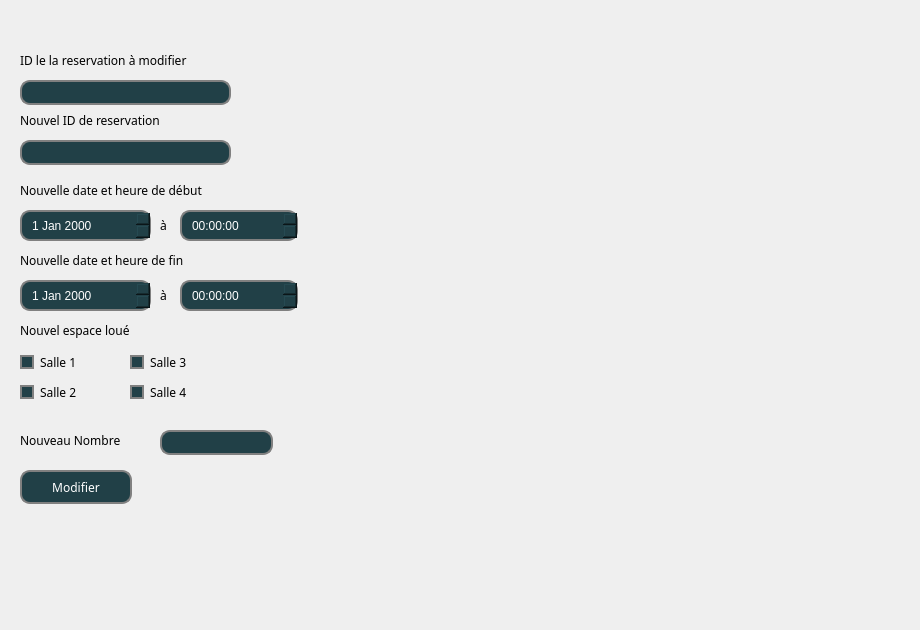
    <widget class="QWidget" name="tab_2">
     <attribute name="title">
      <string>Modification</string>
     </attribute>
     <widget class="QCheckBox" name="nS1">
      <property name="geometry">
       <rect>
        <x>20</x>
        <y>350</y>
        <width>102</width>
        <height>24</height>
       </rect>
      </property>
      <property name="palette">
       <palette>
        <active>
         <colorrole role="WindowText">
          <brush brushstyle="SolidPattern">
           <color alpha="255">
            <red>0</red>
            <green>0</green>
            <blue>0</blue>
           </color>
          </brush>
         </colorrole>
        </active>
        <inactive>
         <colorrole role="WindowText">
          <brush brushstyle="SolidPattern">
           <color alpha="255">
            <red>0</red>
            <green>0</green>
            <blue>0</blue>
           </color>
          </brush>
         </colorrole>
        </inactive>
        <disabled>
         <colorrole role="WindowText">
          <brush brushstyle="SolidPattern">
           <color alpha="255">
            <red>120</red>
            <green>120</green>
            <blue>120</blue>
           </color>
          </brush>
         </colorrole>
        </disabled>
       </palette>
      </property>
      <property name="font">
       <font>
        <family>Neue Haas Grotesk Text Pro Ligh</family>
       </font>
      </property>
      <property name="cursor">
       <cursorShape>PointingHandCursor</cursorShape>
      </property>
      <property name="styleSheet">
       <string notr="true">
QCheckBox::indicator
{
border: 2px solid gray;
     border-radius: 10px;
     padding: 0 8px;
     background: rgb(33, 64, 71);
     selection-background-color: darkgray;

}
QCheckBox::indicator:checked
{
background-color :rgb(67, 148, 164);
}</string>
      </property>
      <property name="text">
       <string>Salle 1</string>
      </property>
     </widget>
     <widget class="QLabel" name="label_10">
      <property name="geometry">
       <rect>
        <x>20</x>
        <y>320</y>
        <width>151</width>
        <height>20</height>
       </rect>
      </property>
      <property name="palette">
       <palette>
        <active>
         <colorrole role="WindowText">
          <brush brushstyle="SolidPattern">
           <color alpha="255">
            <red>0</red>
            <green>0</green>
            <blue>0</blue>
           </color>
          </brush>
         </colorrole>
        </active>
        <inactive>
         <colorrole role="WindowText">
          <brush brushstyle="SolidPattern">
           <color alpha="255">
            <red>0</red>
            <green>0</green>
            <blue>0</blue>
           </color>
          </brush>
         </colorrole>
        </inactive>
        <disabled>
         <colorrole role="WindowText">
          <brush brushstyle="SolidPattern">
           <color alpha="255">
            <red>120</red>
            <green>120</green>
            <blue>120</blue>
           </color>
          </brush>
         </colorrole>
        </disabled>
       </palette>
      </property>
      <property name="font">
       <font>
        <family>Neue Haas Grotesk Text Pro Ligh</family>
       </font>
      </property>
      <property name="text">
       <string>Nouvel espace loué</string>
      </property>
     </widget>
     <widget class="QLabel" name="label_11">
      <property name="geometry">
       <rect>
        <x>20</x>
        <y>180</y>
        <width>241</width>
        <height>20</height>
       </rect>
      </property>
      <property name="palette">
       <palette>
        <active>
         <colorrole role="WindowText">
          <brush brushstyle="SolidPattern">
           <color alpha="255">
            <red>0</red>
            <green>0</green>
            <blue>0</blue>
           </color>
          </brush>
         </colorrole>
        </active>
        <inactive>
         <colorrole role="WindowText">
          <brush brushstyle="SolidPattern">
           <color alpha="255">
            <red>0</red>
            <green>0</green>
            <blue>0</blue>
           </color>
          </brush>
         </colorrole>
        </inactive>
        <disabled>
         <colorrole role="WindowText">
          <brush brushstyle="SolidPattern">
           <color alpha="255">
            <red>120</red>
            <green>120</green>
            <blue>120</blue>
           </color>
          </brush>
         </colorrole>
        </disabled>
       </palette>
      </property>
      <property name="font">
       <font>
        <family>Neue Haas Grotesk Text Pro Ligh</family>
       </font>
      </property>
      <property name="text">
       <string>Nouvelle date et heure de début</string>
      </property>
     </widget>
     <widget class="QLabel" name="label_14">
      <property name="geometry">
       <rect>
        <x>20</x>
        <y>250</y>
        <width>221</width>
        <height>20</height>
       </rect>
      </property>
      <property name="palette">
       <palette>
        <active>
         <colorrole role="WindowText">
          <brush brushstyle="SolidPattern">
           <color alpha="255">
            <red>0</red>
            <green>0</green>
            <blue>0</blue>
           </color>
          </brush>
         </colorrole>
        </active>
        <inactive>
         <colorrole role="WindowText">
          <brush brushstyle="SolidPattern">
           <color alpha="255">
            <red>0</red>
            <green>0</green>
            <blue>0</blue>
           </color>
          </brush>
         </colorrole>
        </inactive>
        <disabled>
         <colorrole role="WindowText">
          <brush brushstyle="SolidPattern">
           <color alpha="255">
            <red>120</red>
            <green>120</green>
            <blue>120</blue>
           </color>
          </brush>
         </colorrole>
        </disabled>
       </palette>
      </property>
      <property name="font">
       <font>
        <family>Neue Haas Grotesk Text Pro Ligh</family>
       </font>
      </property>
      <property name="text">
       <string>Nouvelle date et heure de fin</string>
      </property>
     </widget>
     <widget class="QLineEdit" name="nnbr9">
      <property name="geometry">
       <rect>
        <x>160</x>
        <y>430</y>
        <width>113</width>
        <height>25</height>
       </rect>
      </property>
      <property name="styleSheet">
       <string notr="true">color:white;border: 2px solid gray;
     border-radius: 10px;
     padding: 0 8px;
     background: rgb(33, 64, 71);
     selection-background-color: darkgray;</string>
      </property>
     </widget>
     <widget class="QCheckBox" name="nS4">
      <property name="geometry">
       <rect>
        <x>130</x>
        <y>380</y>
        <width>102</width>
        <height>24</height>
       </rect>
      </property>
      <property name="palette">
       <palette>
        <active>
         <colorrole role="WindowText">
          <brush brushstyle="SolidPattern">
           <color alpha="255">
            <red>0</red>
            <green>0</green>
            <blue>0</blue>
           </color>
          </brush>
         </colorrole>
        </active>
        <inactive>
         <colorrole role="WindowText">
          <brush brushstyle="SolidPattern">
           <color alpha="255">
            <red>0</red>
            <green>0</green>
            <blue>0</blue>
           </color>
          </brush>
         </colorrole>
        </inactive>
        <disabled>
         <colorrole role="WindowText">
          <brush brushstyle="SolidPattern">
           <color alpha="255">
            <red>120</red>
            <green>120</green>
            <blue>120</blue>
           </color>
          </brush>
         </colorrole>
        </disabled>
       </palette>
      </property>
      <property name="font">
       <font>
        <family>Neue Haas Grotesk Text Pro Ligh</family>
       </font>
      </property>
      <property name="cursor">
       <cursorShape>PointingHandCursor</cursorShape>
      </property>
      <property name="styleSheet">
       <string notr="true">
QCheckBox::indicator
{
border: 2px solid gray;
     border-radius: 10px;
     padding: 0 8px;
     background: rgb(33, 64, 71);
     selection-background-color: darkgray;

}
QCheckBox::indicator:checked
{
background-color :rgb(67, 148, 164);
}</string>
      </property>
      <property name="text">
       <string>Salle 4 </string>
      </property>
     </widget>
     <widget class="QLabel" name="LabelNomb_2">
      <property name="geometry">
       <rect>
        <x>20</x>
        <y>430</y>
        <width>131</width>
        <height>20</height>
       </rect>
      </property>
      <property name="palette">
       <palette>
        <active>
         <colorrole role="WindowText">
          <brush brushstyle="SolidPattern">
           <color alpha="255">
            <red>0</red>
            <green>0</green>
            <blue>0</blue>
           </color>
          </brush>
         </colorrole>
        </active>
        <inactive>
         <colorrole role="WindowText">
          <brush brushstyle="SolidPattern">
           <color alpha="255">
            <red>0</red>
            <green>0</green>
            <blue>0</blue>
           </color>
          </brush>
         </colorrole>
        </inactive>
        <disabled>
         <colorrole role="WindowText">
          <brush brushstyle="SolidPattern">
           <color alpha="255">
            <red>120</red>
            <green>120</green>
            <blue>120</blue>
           </color>
          </brush>
         </colorrole>
        </disabled>
       </palette>
      </property>
      <property name="font">
       <font>
        <family>Neue Haas Grotesk Text Pro Ligh</family>
       </font>
      </property>
      <property name="text">
       <string>Nouveau Nombre</string>
      </property>
     </widget>
     <widget class="QCheckBox" name="nS3">
      <property name="geometry">
       <rect>
        <x>130</x>
        <y>350</y>
        <width>102</width>
        <height>24</height>
       </rect>
      </property>
      <property name="palette">
       <palette>
        <active>
         <colorrole role="WindowText">
          <brush brushstyle="SolidPattern">
           <color alpha="255">
            <red>0</red>
            <green>0</green>
            <blue>0</blue>
           </color>
          </brush>
         </colorrole>
        </active>
        <inactive>
         <colorrole role="WindowText">
          <brush brushstyle="SolidPattern">
           <color alpha="255">
            <red>0</red>
            <green>0</green>
            <blue>0</blue>
           </color>
          </brush>
         </colorrole>
        </inactive>
        <disabled>
         <colorrole role="WindowText">
          <brush brushstyle="SolidPattern">
           <color alpha="255">
            <red>120</red>
            <green>120</green>
            <blue>120</blue>
           </color>
          </brush>
         </colorrole>
        </disabled>
       </palette>
      </property>
      <property name="font">
       <font>
        <family>Neue Haas Grotesk Text Pro Ligh</family>
       </font>
      </property>
      <property name="cursor">
       <cursorShape>PointingHandCursor</cursorShape>
      </property>
      <property name="styleSheet">
       <string notr="true">
QCheckBox::indicator
{
border: 2px solid gray;
     border-radius: 10px;
     padding: 0 8px;
     background: rgb(33, 64, 71);
     selection-background-color: darkgray;

}
QCheckBox::indicator:checked
{
background-color :rgb(67, 148, 164);
}</string>
      </property>
      <property name="text">
       <string>Salle 3</string>
      </property>
     </widget>
     <widget class="QCheckBox" name="nS2">
      <property name="geometry">
       <rect>
        <x>20</x>
        <y>380</y>
        <width>102</width>
        <height>24</height>
       </rect>
      </property>
      <property name="palette">
       <palette>
        <active>
         <colorrole role="WindowText">
          <brush brushstyle="SolidPattern">
           <color alpha="255">
            <red>0</red>
            <green>0</green>
            <blue>0</blue>
           </color>
          </brush>
         </colorrole>
        </active>
        <inactive>
         <colorrole role="WindowText">
          <brush brushstyle="SolidPattern">
           <color alpha="255">
            <red>0</red>
            <green>0</green>
            <blue>0</blue>
           </color>
          </brush>
         </colorrole>
        </inactive>
        <disabled>
         <colorrole role="WindowText">
          <brush brushstyle="SolidPattern">
           <color alpha="255">
            <red>120</red>
            <green>120</green>
            <blue>120</blue>
           </color>
          </brush>
         </colorrole>
        </disabled>
       </palette>
      </property>
      <property name="font">
       <font>
        <family>Neue Haas Grotesk Text Pro Ligh</family>
       </font>
      </property>
      <property name="cursor">
       <cursorShape>PointingHandCursor</cursorShape>
      </property>
      <property name="styleSheet">
       <string notr="true">
QCheckBox::indicator
{
border: 2px solid gray;
     border-radius: 10px;
     padding: 0 8px;
     background: rgb(33, 64, 71);
     selection-background-color: darkgray;

}
QCheckBox::indicator:checked
{
background-color :rgb(67, 148, 164);
}</string>
      </property>
      <property name="text">
       <string>Salle 2</string>
      </property>
     </widget>
     <widget class="QPushButton" name="Modif">
      <property name="geometry">
       <rect>
        <x>20</x>
        <y>470</y>
        <width>112</width>
        <height>34</height>
       </rect>
      </property>
      <property name="cursor">
       <cursorShape>PointingHandCursor</cursorShape>
      </property>
      <property name="styleSheet">
       <string notr="true">QPushButton
{
  border: 2px solid gray;
  border-radius: 10px;
  padding: 0 8px;
  background:rgb(33, 64, 71);
  color:rgb(255, 255, 255);
  font: Neue Haas Grotesk Text Pro;
}</string>
      </property>
      <property name="text">
       <string>Modifier</string>
      </property>
     </widget>
     <widget class="QLineEdit" name="Idres2">
      <property name="geometry">
       <rect>
        <x>20</x>
        <y>80</y>
        <width>211</width>
        <height>25</height>
       </rect>
      </property>
      <property name="styleSheet">
       <string notr="true">color:white;border: 2px solid gray;
     border-radius: 10px;
     padding: 0 8px;
     background: rgb(33, 64, 71);
     selection-background-color: darkgray;</string>
      </property>
      <property name="text">
       <string/>
      </property>
     </widget>
     <widget class="QLabel" name="label_15">
      <property name="geometry">
       <rect>
        <x>20</x>
        <y>110</y>
        <width>201</width>
        <height>20</height>
       </rect>
      </property>
      <property name="palette">
       <palette>
        <active>
         <colorrole role="WindowText">
          <brush brushstyle="SolidPattern">
           <color alpha="255">
            <red>0</red>
            <green>0</green>
            <blue>0</blue>
           </color>
          </brush>
         </colorrole>
        </active>
        <inactive>
         <colorrole role="WindowText">
          <brush brushstyle="SolidPattern">
           <color alpha="255">
            <red>0</red>
            <green>0</green>
            <blue>0</blue>
           </color>
          </brush>
         </colorrole>
        </inactive>
        <disabled>
         <colorrole role="WindowText">
          <brush brushstyle="SolidPattern">
           <color alpha="255">
            <red>120</red>
            <green>120</green>
            <blue>120</blue>
           </color>
          </brush>
         </colorrole>
        </disabled>
       </palette>
      </property>
      <property name="font">
       <font>
        <family>Neue Haas Grotesk Text Pro Ligh</family>
       </font>
      </property>
      <property name="text">
       <string>Nouvel ID de reservation</string>
      </property>
     </widget>
     <widget class="QLineEdit" name="nidres9">
      <property name="geometry">
       <rect>
        <x>20</x>
        <y>140</y>
        <width>211</width>
        <height>25</height>
       </rect>
      </property>
      <property name="styleSheet">
       <string notr="true">color:white;border: 2px solid gray;
     border-radius: 10px;
     padding: 0 8px;
     background: rgb(33, 64, 71);
     selection-background-color: darkgray;</string>
      </property>
     </widget>
     <widget class="QLabel" name="label_17">
      <property name="geometry">
       <rect>
        <x>20</x>
        <y>50</y>
        <width>211</width>
        <height>20</height>
       </rect>
      </property>
      <property name="palette">
       <palette>
        <active>
         <colorrole role="WindowText">
          <brush brushstyle="SolidPattern">
           <color alpha="255">
            <red>0</red>
            <green>0</green>
            <blue>0</blue>
           </color>
          </brush>
         </colorrole>
        </active>
        <inactive>
         <colorrole role="WindowText">
          <brush brushstyle="SolidPattern">
           <color alpha="255">
            <red>0</red>
            <green>0</green>
            <blue>0</blue>
           </color>
          </brush>
         </colorrole>
        </inactive>
        <disabled>
         <colorrole role="WindowText">
          <brush brushstyle="SolidPattern">
           <color alpha="255">
            <red>120</red>
            <green>120</green>
            <blue>120</blue>
           </color>
          </brush>
         </colorrole>
        </disabled>
       </palette>
      </property>
      <property name="font">
       <font>
        <family>Neue Haas Grotesk Text Pro Ligh</family>
       </font>
      </property>
      <property name="text">
       <string>ID le la reservation à modifier</string>
      </property>
     </widget>
     <widget class="QLabel" name="label_4">
      <property name="geometry">
       <rect>
        <x>-70</x>
        <y>-50</y>
        <width>911</width>
        <height>621</height>
       </rect>
      </property>
      <property name="text">
       <string/>
      </property>
      <property name="pixmap">
       <pixmap>C:/Users/ilyes/Downloads/312712033_810953443508217_8693627082314370591_n.png</pixmap>
      </property>
     </widget>
     <widget class="QDateEdit" name="mdatedd">
      <property name="geometry">
       <rect>
        <x>20</x>
        <y>210</y>
        <width>131</width>
        <height>31</height>
       </rect>
      </property>
      <property name="styleSheet">
       <string notr="true">border: 2px solid gray;
     border-radius: 10px;
     padding: 0 8px;
     background: rgb(33, 64, 71);
     selection-background-color: darkgray;color:white;</string>
      </property>
     </widget>
     <widget class="QLabel" name="label_33">
      <property name="geometry">
       <rect>
        <x>160</x>
        <y>210</y>
        <width>20</width>
        <height>31</height>
       </rect>
      </property>
      <property name="palette">
       <palette>
        <active>
         <colorrole role="WindowText">
          <brush brushstyle="SolidPattern">
           <color alpha="255">
            <red>0</red>
            <green>0</green>
            <blue>0</blue>
           </color>
          </brush>
         </colorrole>
        </active>
        <inactive>
         <colorrole role="WindowText">
          <brush brushstyle="SolidPattern">
           <color alpha="255">
            <red>0</red>
            <green>0</green>
            <blue>0</blue>
           </color>
          </brush>
         </colorrole>
        </inactive>
        <disabled>
         <colorrole role="WindowText">
          <brush brushstyle="SolidPattern">
           <color alpha="255">
            <red>120</red>
            <green>120</green>
            <blue>120</blue>
           </color>
          </brush>
         </colorrole>
        </disabled>
       </palette>
      </property>
      <property name="font">
       <font>
        <family>Neue Haas Grotesk Text Pro Ligh</family>
       </font>
      </property>
      <property name="text">
       <string>à</string>
      </property>
     </widget>
     <widget class="QTimeEdit" name="mhd">
      <property name="geometry">
       <rect>
        <x>180</x>
        <y>210</y>
        <width>118</width>
        <height>31</height>
       </rect>
      </property>
      <property name="styleSheet">
       <string notr="true">border: 2px solid gray;
     border-radius: 10px;
     padding: 0 8px;
     background: rgb(33, 64, 71);
     selection-background-color: darkgray;color:white;</string>
      </property>
     </widget>
     <widget class="QLabel" name="label_34">
      <property name="geometry">
       <rect>
        <x>160</x>
        <y>280</y>
        <width>20</width>
        <height>31</height>
       </rect>
      </property>
      <property name="palette">
       <palette>
        <active>
         <colorrole role="WindowText">
          <brush brushstyle="SolidPattern">
           <color alpha="255">
            <red>0</red>
            <green>0</green>
            <blue>0</blue>
           </color>
          </brush>
         </colorrole>
        </active>
        <inactive>
         <colorrole role="WindowText">
          <brush brushstyle="SolidPattern">
           <color alpha="255">
            <red>0</red>
            <green>0</green>
            <blue>0</blue>
           </color>
          </brush>
         </colorrole>
        </inactive>
        <disabled>
         <colorrole role="WindowText">
          <brush brushstyle="SolidPattern">
           <color alpha="255">
            <red>120</red>
            <green>120</green>
            <blue>120</blue>
           </color>
          </brush>
         </colorrole>
        </disabled>
       </palette>
      </property>
      <property name="font">
       <font>
        <family>Neue Haas Grotesk Text Pro Ligh</family>
       </font>
      </property>
      <property name="text">
       <string>à</string>
      </property>
     </widget>
     <widget class="QTimeEdit" name="mhf">
      <property name="geometry">
       <rect>
        <x>180</x>
        <y>280</y>
        <width>118</width>
        <height>31</height>
       </rect>
      </property>
      <property name="styleSheet">
       <string notr="true">border: 2px solid gray;
     border-radius: 10px;
     padding: 0 8px;
     background: rgb(33, 64, 71);
     selection-background-color: darkgray;color:white;</string>
      </property>
     </widget>
     <widget class="QDateEdit" name="mdatef">
      <property name="geometry">
       <rect>
        <x>20</x>
        <y>280</y>
        <width>131</width>
        <height>31</height>
       </rect>
      </property>
      <property name="styleSheet">
       <string notr="true">border: 2px solid gray;
     border-radius: 10px;
     padding: 0 8px;
     background: rgb(33, 64, 71);
     selection-background-color: darkgray;color:white;</string>
      </property>
     </widget>
     <zorder>label_4</zorder>
     <zorder>nS1</zorder>
     <zorder>label_10</zorder>
     <zorder>label_11</zorder>
     <zorder>label_14</zorder>
     <zorder>nnbr9</zorder>
     <zorder>nS4</zorder>
     <zorder>LabelNomb_2</zorder>
     <zorder>nS3</zorder>
     <zorder>nS2</zorder>
     <zorder>Modif</zorder>
     <zorder>Idres2</zorder>
     <zorder>label_15</zorder>
     <zorder>nidres9</zorder>
     <zorder>label_17</zorder>
     <zorder>mdatedd</zorder>
     <zorder>label_33</zorder>
     <zorder>mhd</zorder>
     <zorder>label_34</zorder>
     <zorder>mhf</zorder>
     <zorder>mdatef</zorder>
    </widget>
